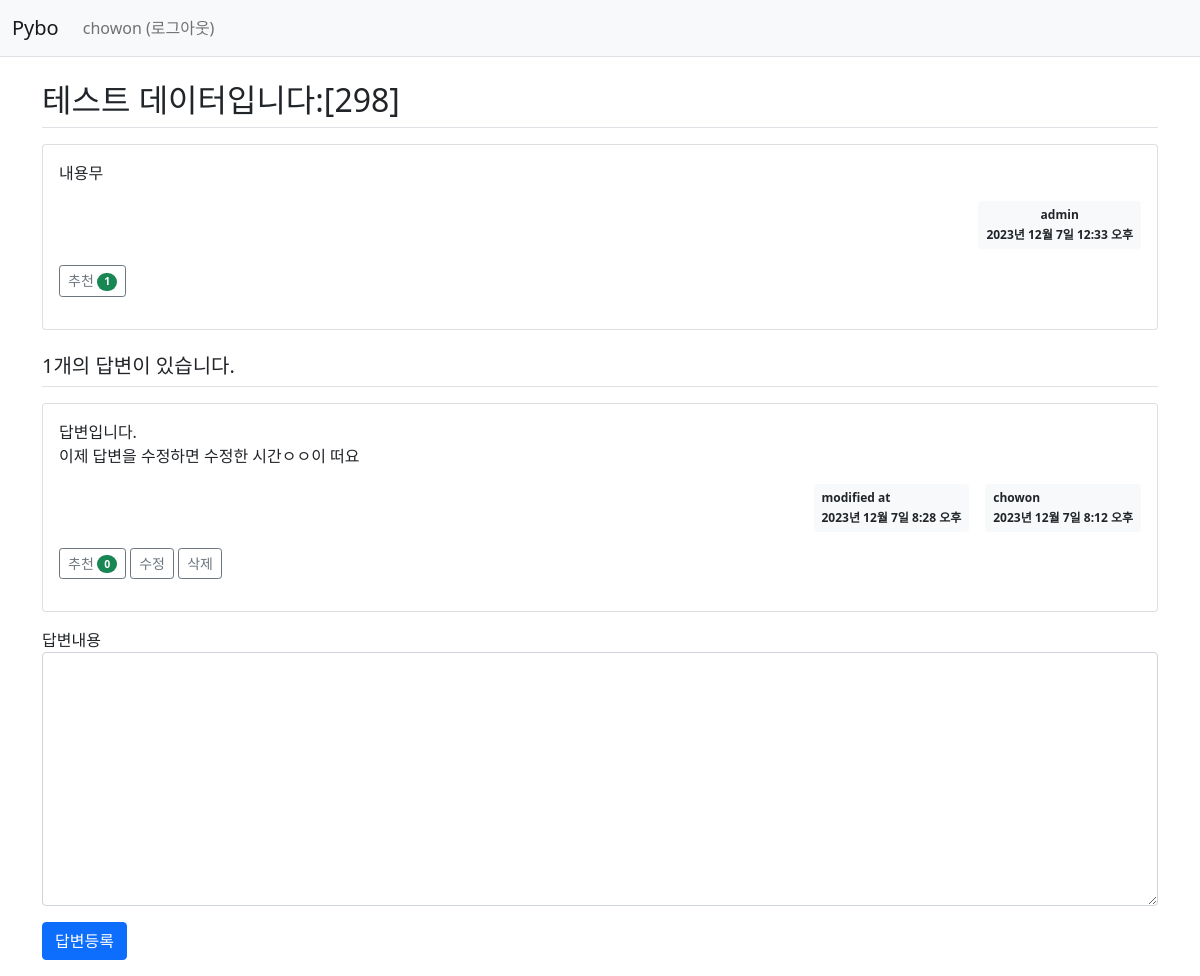
Page /pybo/303/ (signed in) on the earlier database version.
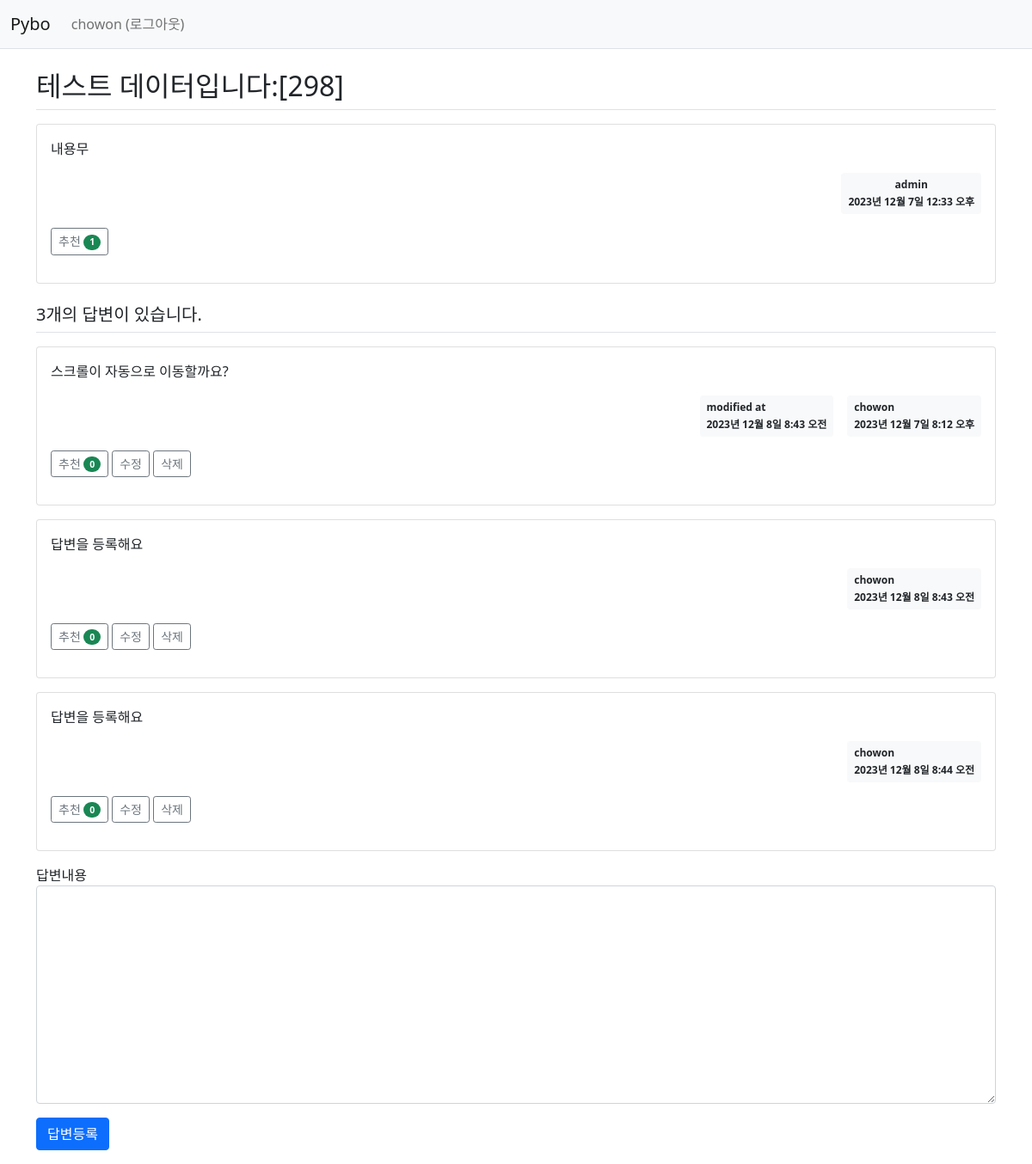
Same page on the later database version.
### pybo/models.py (models this page shows, shortened)
class Question(models.Model):
    author = models.ForeignKey(User, on_delete=models.CASCADE, related_name='author_question')
    subject = models.CharField(max_length=200)
    content = models.TextField()
    create_date = models.DateTimeField()
    modify_date = models.DateTimeField(null=True, blank=True)
    voter = models.ManyToManyField(User, related_name='voter_question') # 추천인 추가

class Answer(models.Model):
    author = models.ForeignKey(User, on_delete=models.CASCADE, related_name='author_answer')
    question = models.ForeignKey(Question, on_delete = models.CASCADE)
    content = models.TextField()
    create_date = models.DateTimeField()
    modify_date = models.DateTimeField(null=True, blank=True)
    voter = models.ManyToManyField(User, related_name='voter_answer')

### pybo/views/base_views.py (the view)
def detail(request, question_id):
    question = get_object_or_404(Question, pk=question_id)
    context = {'question' : question}
    return render(request, 'pybo/question_detail.html', context)

### pybo/templatetags/pybo_filter.py (called while the page is built)
@register.filter
def mark(value):
    extensions = ["nl2br", "fenced_code"]
    return mark_safe(markdown.markdown(value, extensions=extensions))

### templates/pybo/question_detail.html (shortened to what this page needs)
{% extends 'base.html' %}
{% load pybo_filter %}
{% block content %}
<div class="container my-3">
    <h2 class="border-bottom py-2">{{question.subject}}</h2>
    <div class="card my-3">
        <div class="card-body">
            <div class="card-text">{{ question.content|mark }}</div>
            <div class="d-flex justify-content-end">
                <div class="badge bg-light text-dark p-2 text-strat">
                    <div class="mb-2">{{ question.author.username }}</div>
                    <div>{{ question.create_date }}</div>
                </div>
            </div>
            <div class="my-3">
                <a href="javascript:void(0)" data-uri="{% url 'pybo:question_vote' question.id  %}"
                class="recommend btn btn-sm btn-outline-secondary"> 추천
                 <span class="badge rounded-pill bg-success">{{question.voter.count}}</span>
                </a>
            </div>
        </div>
    </div>
    <h5 class="border-bottom my-3 py-2">{{ question.answer_set.count }}개의 답변이 있습니다.</h5>
    {% for answer in question.answer_set.all %}
    <div class="card my-3">
        <div class="card-body">
            <div class="card-text">{{ answer.content|mark }}</div>
            <div class="d-flex justify-content-end">
                {% if answer.modify_date %}
                <div class="badge bg-light text-dark p-2 text-start mx-3">
                    <div class="mb-2">modified at</div>
                    <div>{{ answer.modify_date }}</div>
                </div>
                {% endif %}
                <div class="badge bg-light text-dark p-2 text-start">
                    <div class="mb-2">{{ answer.author.username }}</div>
                    <div>{{ answer.create_date }}</div>
                </div>
            </div>
            <div class="my-3">
                <a href="javascript:void(0)" data-uri="{% url 'pybo:answer_vote' answer.id  %}"
               class="recommend btn btn-sm btn-outline-secondary"> 추천
                <span class="badge rounded-pill bg-success">{{answer.voter.count}}</span>
                </a>
                {% if request.user == answer.author %}
                <a href="{% url 'pybo:answer_modify' answer.id  %}"
                   class="btn btn-sm btn-outline-secondary">수정</a>
                <a href="#" class="delete btn btn-sm btn-outline-secondary "
                data-uri="{% url 'pybo:answer_delete' answer.id  %}">삭제</a>
                {% endif %}
            </div>
        </div>
    </div>
    {% endfor %}
    <form action="{% url 'pybo:answer_create' question.id %}" method="post" class="my-3">
        <div class="mb-3">
            <lable for="content" class="form-label">답변내용</lable>
            <textarea {% if not user.is_authenticated %}disabled{% endif %}
              name="content" id="content" class="form-control" rows="10"></textarea>
        </div>
        <input type="submit" value="답변등록" class="btn btn-primary">
    </form>
</div>
{% endblock %}

Differences in the rows shown:
computed for Question "테스트 데이터입니다:[298]": answer_set.count "1" → "3"
changed Answer "2023년 12월 7일 8:12 오후": content|mark "답변입니다. 이제 답변을 수정하면 수정한 시간ㅇㅇ이 떠요" → "스크롤이 자동으로 이동할까요?"; modify_date "2023년 12월 7일 8:28 오후" → "2023년 12월 8일 8:43 오전"
added Answer: content|mark "답변을 등록해요", author.username "chowon", create_date "2023년 12월 8일 8:43 오전", voter.count "0", shows "수정"
added Answer: content|mark "답변을 등록해요", author.username "chowon", create_date "2023년 12월 8일 8:44 오전", voter.count "0", shows "수정"
